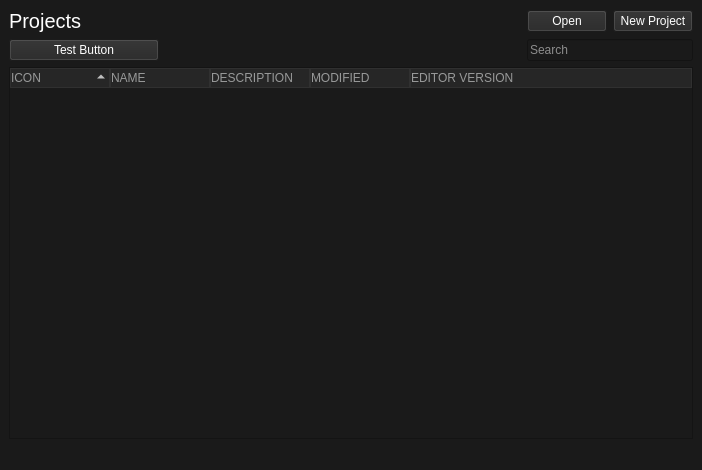
<?xml version="1.0" encoding="UTF-8"?>
<ui version="4.0">
 <class>MainWindow</class>
 <widget class="QMainWindow" name="MainWindow">
  <property name="geometry">
   <rect>
    <x>0</x>
    <y>0</y>
    <width>702</width>
    <height>470</height>
   </rect>
  </property>
  <property name="windowTitle">
   <string>Unity Launcher</string>
  </property>
  <property name="windowIcon">
   <iconset>
    <normaloff>Images/UnityIconBlack.png</normaloff>Images/UnityIconBlack.png</iconset>
  </property>
  <property name="styleSheet">
   <string notr="true">*
{
	background-color: rgb(26, 26, 26);
	color: rgb(255, 255, 255);
}

QPushButton
{
	background-color: rgb(38, 38, 38);
}



QHeaderView::section
{
	color: rgb(152, 153, 153);
	background-color: rgb(38, 38, 38);
	border: 1px solid rgb(48, 48, 48);

}


QTreeView::item:hover
{
	background: rgb(38, 38, 38);
}</string>
  </property>
  <widget class="QWidget" name="centralwidget">
   <layout class="QGridLayout" name="centralwidgetLayout" columnstretch="4,0,0">
    <item row="2" column="1">
     <widget class="QPushButton" name="openButton_5">
      <property name="text">
       <string>Open</string>
      </property>
     </widget>
    </item>
    <item row="2" column="2">
     <widget class="QPushButton" name="newProjectButton">
      <property name="text">
       <string>New Project</string>
      </property>
     </widget>
    </item>
    <item row="2" column="0">
     <widget class="QLabel" name="titleLabel">
      <property name="sizePolicy">
       <sizepolicy hsizetype="Expanding" vsizetype="Preferred">
        <horstretch>0</horstretch>
        <verstretch>0</verstretch>
       </sizepolicy>
      </property>
      <property name="maximumSize">
       <size>
        <width>16777215</width>
        <height>16777215</height>
       </size>
      </property>
      <property name="font">
       <font>
        <pointsize>15</pointsize>
       </font>
      </property>
      <property name="text">
       <string>Projects</string>
      </property>
      <property name="alignment">
       <set>Qt::AlignLeading|Qt::AlignLeft|Qt::AlignVCenter</set>
      </property>
     </widget>
    </item>
    <item row="3" column="0">
     <widget class="QPushButton" name="testButton">
      <property name="sizePolicy">
       <sizepolicy hsizetype="Fixed" vsizetype="Fixed">
        <horstretch>0</horstretch>
        <verstretch>0</verstretch>
       </sizepolicy>
      </property>
      <property name="minimumSize">
       <size>
        <width>150</width>
        <height>0</height>
       </size>
      </property>
      <property name="maximumSize">
       <size>
        <width>16777215</width>
        <height>16777215</height>
       </size>
      </property>
      <property name="text">
       <string>Test Button</string>
      </property>
     </widget>
    </item>
    <item row="3" column="1" colspan="2">
     <widget class="QLineEdit" name="searchLineEdit">
      <property name="placeholderText">
       <string>Search</string>
      </property>
     </widget>
    </item>
    <item row="4" column="0" colspan="3">
     <widget class="QTreeWidget" name="projectTree">
      <property name="sortingEnabled">
       <bool>true</bool>
      </property>
      <property name="wordWrap">
       <bool>true</bool>
      </property>
      <column>
       <property name="text">
        <string>ICON</string>
       </property>
      </column>
      <column>
       <property name="text">
        <string>NAME</string>
       </property>
      </column>
      <column>
       <property name="text">
        <string>DESCRIPTION</string>
       </property>
      </column>
      <column>
       <property name="text">
        <string>MODIFIED</string>
       </property>
      </column>
      <column>
       <property name="text">
        <string>EDITOR VERSION</string>
       </property>
      </column>
     </widget>
    </item>
   </layout>
  </widget>
  <widget class="QMenuBar" name="menubar">
   <property name="geometry">
    <rect>
     <x>0</x>
     <y>0</y>
     <width>702</width>
     <height>18</height>
    </rect>
   </property>
  </widget>
  <widget class="QStatusBar" name="statusbar"/>
 </widget>
 <resources/>
 <connections/>
</ui>
